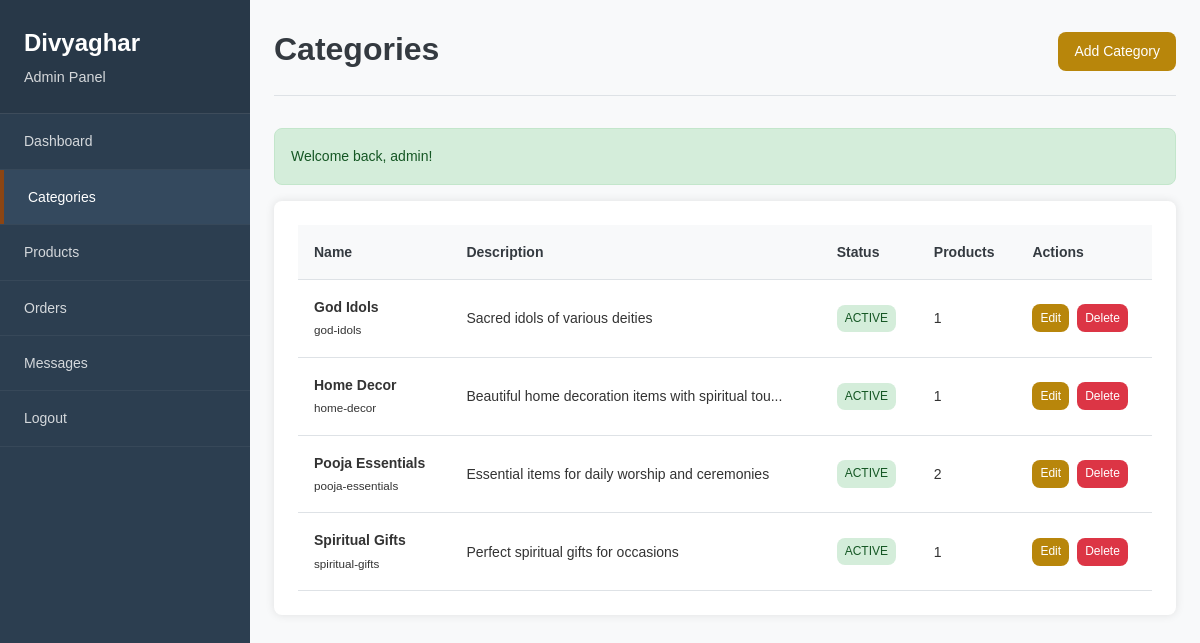
Screenshot of /admin/categories.php (signed in) with the database file from the repository.
### tables this page shows
CREATE TABLE `categories` (
  `id` int(11) NOT NULL AUTO_INCREMENT,
  `name` varchar(100) NOT NULL,
  `slug` varchar(100) NOT NULL,
  `description` text DEFAULT NULL,
  `meta_title` varchar(200) DEFAULT NULL,
  `meta_description` text DEFAULT NULL,
  `status` enum('active','inactive') NOT NULL DEFAULT 'active',
  `created_at` timestamp NOT NULL DEFAULT CURRENT_TIMESTAMP,
  `updated_at` timestamp NOT NULL DEFAULT CURRENT_TIMESTAMP ON UPDATE CURRENT_TIMESTAMP,
  PRIMARY KEY (`id`),
  UNIQUE KEY `slug` (`slug`),
  KEY `status` (`status`)
);

### includes/functions.php (called while the page is built, shortened)
<?php
function getFlashMessage($type) {
    if (isset($_SESSION['flash'][$type])) {
        $message = $_SESSION['flash'][$type];
        return $message;
    }
    return null;
}
function truncateText($text, $length = 100, $suffix = '...') {
    if (strlen($text) <= $length) {
        return $text;
    }
    return substr($text, 0, $length) . $suffix;
}
?>

### config/connection.php (called while the page is built, shortened)
<?php
class Database {
    private $host = DB_HOST;
    private $dbname = DB_NAME;
    private $username = DB_USER;
    private $password = DB_PASS;
    private $conn;
    private function connect() {
        try {
            $dsn = "mysql:host={$this->host};dbname={$this->dbname};charset=utf8mb4";
            $options = [
                PDO::ATTR_ERRMODE => PDO::ERRMODE_EXCEPTION,
                PDO::ATTR_DEFAULT_FETCH_MODE => PDO::FETCH_ASSOC,
                PDO::ATTR_EMULATE_PREPARES => false,
            ];
            $this->conn = new PDO($dsn, $this->username, $this->password, $options);
        } catch(PDOException $e) {
            die("Database connection failed: " . $e->getMessage());
        }
    }
    public function query($sql, $params = []) {
        try {
            $stmt = $this->conn->prepare($sql);
            $stmt->execute($params);
            return $stmt;
        } catch(PDOException $e) {
            die("Query failed: " . $e->getMessage());
        }
    }
    public function fetch($sql, $params = []) {
        $stmt = $this->query($sql, $params);
        return $stmt->fetch();
    }
    public function fetchAll($sql, $params = []) {
        $stmt = $this->query($sql, $params);
        return $stmt->fetchAll();
    }
}
$database = new Database();
$db = $database;
?>

### admin/categories.php (the view, shortened to what this page needs)
<?php
require_once 'auth_check.php';
$action = $_GET['action'] ?? 'list';
$category = null;
$categories = $db->fetchAll("SELECT * FROM categories ORDER BY name ASC");
?>
<!DOCTYPE html>
<html lang="en">
<head>
    <link rel="stylesheet" href="../assets/css/admin.css">
</head>
<body>
    <div class="admin-layout">
        <aside class="sidebar">
            <div class="sidebar-header">
                <h2>Divyaghar</h2>
                <p>Admin Panel</p>
            </div>
            <nav class="sidebar-nav">
                <ul>
                    <li><a href="dashboard.php">Dashboard</a></li>
                    <li><a href="categories.php" class="active">Categories</a></li>
                    <li><a href="products.php">Products</a></li>
                    <li><a href="orders.php">Orders</a></li>
                    <li><a href="messages.php">Messages</a></li>
                    <li><a href="logout.php">Logout</a></li>
                </ul>
            </nav>
        </aside>
        <main class="main-content">
            <header class="page-header">
                <h1>Categories</h1>
                <a href="?action=add" class="btn btn-primary">Add Category</a>
            </header>
            <?php if ($message = getFlashMessage('success')): ?>
                <div class="alert alert-success"><?php echo $message; ?></div>
            <?php endif; ?>
            <?php if ($action === 'add' || $action === 'edit'): ?>
                <div class="card">
                    <div class="card-header">
                        <h3><?php echo $action === 'add' ? 'Add Category' : 'Edit Category'; ?></h3>
                    </div>
                    <div class="card-content">
                        <form method="POST" action="">
                            <div class="form-grid">
                                <div class="form-group">
                                    <label for="name">Category Name *</label>
                                    <input type="text" id="name" name="name"
                                           value="<?php echo htmlspecialchars($category['name'] ?? ''); ?>" required>
                                    <?php if (isset($errors['name'])): ?>
                                        <span class="error"><?php echo $errors['name']; ?></span>
                                    <?php endif; ?>
                                </div>
                                <div class="form-group">
                                    <label for="status">Status</label>
                                    <select id="status" name="status">
                                        <option value="active" <?php echo ($category['status'] ?? 'active') === 'active' ? 'selected' : ''; ?>>Active</option>
                                        <option value="inactive" <?php echo ($category['status'] ?? '') === 'inactive' ? 'selected' : ''; ?>>Inactive</option>
                                    </select>
                                </div>
                            </div>
                            <div class="form-group">
                                <label for="description">Description</label>
                                <textarea id="description" name="description" rows="3"><?php echo htmlspecialchars($category['description'] ?? ''); ?></textarea>
                            </div>
                            <div class="form-group">
                                <label for="meta_title">Meta Title</label>
                                <input type="text" id="meta_title" name="meta_title"
                                       value="<?php echo htmlspecialchars($category['meta_title'] ?? ''); ?>">
                            </div>
                            <div class="form-group">
                                <label for="meta_description">Meta Description</label>
                                <textarea id="meta_description" name="meta_description" rows="2"><?php echo htmlspecialchars($category['meta_description'] ?? ''); ?></textarea>
                            </div>
                            <div class="form-actions">
                                <button type="submit" class="btn btn-primary">
                                    <?php echo $action === 'add' ? 'Add Category' : 'Update Category'; ?>
                                </button>
                                <a href="categories.php" class="btn btn-secondary">Cancel</a>
                            </div>
                        </form>
                    </div>
                </div>
            <?php else: ?>
                <div class="card">
                    <div class="card-content">
                        <?php if (empty($categories)): ?>
                            <p>No categories found. <a href="?action=add">Add your first category</a></p>
                        <?php else: ?>
                            <div class="table-responsive">
                                <table class="table">
                                    <thead>
                                        <tr>
                                            <th>Name</th>
                                            <th>Description</th>
                                            <th>Status</th>
                                            <th>Products</th>
                                            <th>Actions</th>
                                        </tr>
                                    </thead>
                                    <tbody>
                                        <?php foreach ($categories as $cat): ?>
                                            <tr>
                                                <td>
                                                    <strong><?php echo htmlspecialchars($cat['name']); ?></strong>
                                                    <br><small class="text-muted"><?php echo $cat['slug']; ?></small>
                                                </td>
                                                <td><?php echo truncateText($cat['description'], 50); ?></td>
                                                <td>
                                                    <span class="status status-<?php echo $cat['status']; ?>">
                                                        <?php echo ucfirst($cat['status']); ?>
                                                    </span>
                                                </td>
                                                <td>
                                                    <?php
                                                    $product_count = $db->fetch("SELECT COUNT(*) as count FROM products WHERE category_id = ?", [$cat['id']])['count'];
                                                    echo $product_count;
                                                    ?>
                                                </td>
                                                <td>
                                                    <div class="action-buttons">
                                                        <a href="?action=edit&id=<?php echo $cat['id']; ?>" class="btn btn-sm btn-primary">Edit</a>
                                                        <a href="?action=delete&id=<?php echo $cat['id']; ?>"
                                                           class="btn btn-sm btn-danger"
                                                           onclick="return confirm('Are you sure you want to delete this category?')">Delete</a>
                                                    </div>
                                                </td>
                                            </tr>
                                        <?php endforeach; ?>
                                    </tbody>
                                </table>
                            </div>
                        <?php endif; ?>
                    </div>
                </div>
            <?php endif; ?>
        </main>
    </div>
</body>
</html>

### assets/css/admin.css (style rules this page uses)
:root { --primary-color: #B8860B; --secondary-color: #8B4513; --success-color: #28a745; --danger-color: #dc3545; --warning-color: #ffc107; --info-color: #17a2b8; --light-color: #f8f9fa; --dark-color: #343a40; --text-color: #333; --border-color: #dee2e6; --sidebar-bg: #2c3e50; --sidebar-hover: #34495e; --header-bg: #ffffff; --card-shadow: 0 0 10px rgba(0,0,0,0.1); --font-sans: 'Poppins', sans-serif; --spacing-xs: 0.25rem; --spacing-sm: 0.5rem; --spacing-md: 1rem; --spacing-lg: 1.5rem; --spacing-xl: 2rem; --border-radius: 8px; --transition: all 0.3s ease; }
* { margin: 0; padding: 0; box-sizing: border-box; }
body { font-family: var(--font-sans); font-size: 14px; line-height: 1.6; color: var(--text-color); background-color: var(--light-color); }
a { color: var(--primary-color); text-decoration: none; transition: var(--transition); }
.admin-layout { display: flex; min-height: 100vh; }
.sidebar { width: 250px; background-color: var(--sidebar-bg); color: white; position: fixed; height: 100vh; overflow-y: auto; z-index: 1000; }
.sidebar-header { padding: var(--spacing-lg); background-color: rgba(0,0,0,0.1); border-bottom: 1px solid rgba(255,255,255,0.1); }
.sidebar-header h2 { font-size: 1.5rem; margin-bottom: 0.25rem; }
.sidebar-header p { font-size: 0.9rem; opacity: 0.8; }
.sidebar-nav ul { list-style: none; }
.sidebar-nav li { border-bottom: 1px solid rgba(255,255,255,0.05); }
.sidebar-nav a { display: block; padding: var(--spacing-md) var(--spacing-lg); color: rgba(255,255,255,0.8); transition: var(--transition); }
.sidebar-nav a:hover, .sidebar-nav a.active { background-color: var(--sidebar-hover); color: white; text-decoration: none; }
.sidebar-nav a.active { border-left: 4px solid var(--secondary-color); }
.main-content { flex: 1; margin-left: 250px; padding: var(--spacing-lg); }
.page-header { display: flex; justify-content: space-between; align-items: center; margin-bottom: var(--spacing-xl); padding-bottom: var(--spacing-md); border-bottom: 1px solid var(--border-color); }
.page-header h1 { font-size: 2rem; color: var(--dark-color); margin-bottom: 0.25rem; }
.card { background-color: white; border-radius: var(--border-radius); box-shadow: var(--card-shadow); margin-bottom: var(--spacing-xl); }
.card-content { padding: var(--spacing-lg); }
.btn { display: inline-flex; align-items: center; justify-content: center; padding: 0.5rem 1rem; font-size: 14px; font-weight: 500; border: none; border-radius: var(--border-radius); cursor: pointer; text-decoration: none; transition: var(--transition); min-height: 36px; }
.btn-primary { background-color: var(--primary-color); color: white; }
.btn-danger { background-color: var(--danger-color); color: white; }
.btn-sm { padding: 0.25rem 0.5rem; font-size: 12px; min-height: 28px; }
.table-responsive { overflow-x: auto; }
.table { width: 100%; border-collapse: collapse; background-color: white; }
.table th, .table td { padding: var(--spacing-md); text-align: left; border-bottom: 1px solid var(--border-color); }
.table th { background-color: var(--light-color); font-weight: 600; color: var(--dark-color); }
.action-buttons { display: flex; gap: 0.5rem; }
.status { display: inline-block; padding: 0.25rem 0.5rem; border-radius: var(--border-radius); font-size: 0.75rem; font-weight: 500; text-transform: uppercase; }
.status-active { background-color: #d4edda; color: #155724; }
.alert { padding: var(--spacing-md); border-radius: var(--border-radius); margin-bottom: var(--spacing-md); }
.alert-success { background-color: #d4edda; color: #155724; border: 1px solid #c3e6cb; }

### rows the page displays
categories: name "God Idols", slug "god-idols", description "Sacred idols of various deities", status "ACTIVE", product_count "1"
categories: name "Home Decor", slug "home-decor", description "Beautiful home decoration items with spiritual tou...", status "ACTIVE", product_count "1"
categories: name "Pooja Essentials", slug "pooja-essentials", description "Essential items for daily worship and ceremonies", status "ACTIVE", product_count "2"
categories: name "Spiritual Gifts", slug "spiritual-gifts", description "Perfect spiritual gifts for occasions", status "ACTIVE", product_count "1"

### other values shown
$message "Welcome back, admin!"
